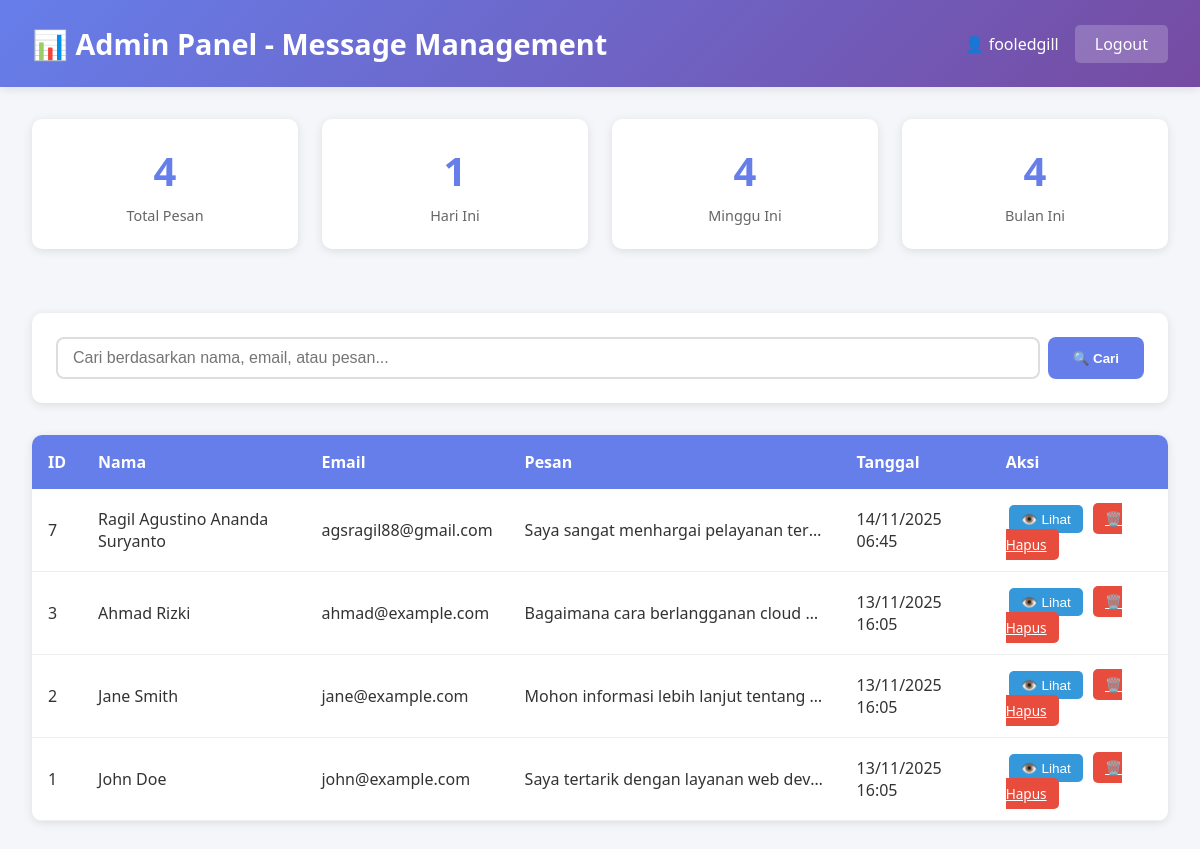
Page /admin.php (signed in) on the committed database.
### tables this page shows
CREATE TABLE `contacts` (
  `id` int(11) NOT NULL,
  `name` varchar(100) NOT NULL,
  `email` varchar(100) NOT NULL,
  `message` text NOT NULL,
  `status` varchar(20) DEFAULT 'pending',
  `created_at` datetime NOT NULL
);

### admin.php (the view, shortened to what this page needs)
<?php
$db_host = "localhost";
$db_user = "root";
$db_pass = "";
$db_name = "company_db";
$conn = new mysqli($db_host, $db_user, $db_pass, $db_name);
$is_logged_in = isset($_SESSION['admin_logged_in']) && $_SESSION['admin_logged_in'] === true;
$page = isset($_GET['page']) ? (int)$_GET['page'] : 1;
$per_page = 10;
$offset = ($page - 1) * $per_page;
$search = isset($_GET['search']) ? $conn->real_escape_string($_GET['search']) : '';
$where_clause = $search ? "WHERE name LIKE '%$search%' OR email LIKE '%$search%' OR message LIKE '%$search%'" : '';
$sql = "SELECT * FROM contacts $where_clause ORDER BY created_at DESC LIMIT $offset, $per_page";
$result = $conn->query($sql);
$stats_sql = "SELECT
    COUNT(*) as total,
    COUNT(CASE WHEN DATE(created_at) = CURDATE() THEN 1 END) as today,
    COUNT(CASE WHEN WEEK(created_at) = WEEK(CURDATE()) THEN 1 END) as this_week,
    COUNT(CASE WHEN MONTH(created_at) = MONTH(CURDATE()) THEN 1 END) as this_month
    FROM contacts";
$stats = $conn->query($stats_sql)->fetch_assoc();
?>
<!DOCTYPE html>
<html lang="id">
<head>
</head>
<body>
<?php if (!$is_logged_in): ?>
    <div class="login-container">
        <div class="login-box">
            <h2>🔐 Admin Login</h2>
            <?php if (isset($login_error)): ?>
                <div class="error-msg"><?php echo $login_error; ?></div>
            <?php endif; ?>
            <form method="POST">
                <div class="form-group">
                    <label>Username</label>
                    <input type="text" name="username" required>
                </div>
                <div class="form-group">
                    <label>Password</label>
                    <input type="password" name="password" required>
                </div>
                <button type="submit" name="login" class="btn-login">Login</button>
            </form>
            <p style="text-align: center; margin-top: 1rem; color: #999; font-size: 0.9rem;">
                Default: admin / admin123
            </p>
        </div>
    </div>
<?php else: ?>
    <div class="admin-header">
        <h1>📊 Admin Panel - Message Management</h1>
        <div class="admin-info">
            <span>👤 <?php echo htmlspecialchars($_SESSION['admin_username']); ?></span>
            <a href="?logout=1" class="btn-logout">Logout</a>
        </div>
    </div>
    <div class="stats-container">
        <div class="stat-card">
            <div class="number"><?php echo $stats['total']; ?></div>
            <div class="label">Total Pesan</div>
        </div>
        <div class="stat-card">
            <div class="number"><?php echo $stats['today']; ?></div>
            <div class="label">Hari Ini</div>
        </div>
        <div class="stat-card">
            <div class="number"><?php echo $stats['this_week']; ?></div>
            <div class="label">Minggu Ini</div>
        </div>
        <div class="stat-card">
            <div class="number"><?php echo $stats['this_month']; ?></div>
            <div class="label">Bulan Ini</div>
        </div>
    </div>
    <div class="main-content">
        <div class="controls">
            <form method="GET" class="search-box">
                <input type="text" name="search" placeholder="Cari berdasarkan nama, email, atau pesan..."
                       value="<?php echo htmlspecialchars($search); ?>">
                <button type="submit" class="btn-search">🔍 Cari</button>
            </form>
        </div>
        <div class="messages-container">
            <table>
                <thead>
                    <tr>
                        <th>ID</th>
                        <th>Nama</th>
                        <th>Email</th>
                        <th>Pesan</th>
                        <th>Tanggal</th>
                        <th>Aksi</th>
                    </tr>
                </thead>
                <tbody>
                    <?php if ($result && $result->num_rows > 0): ?>
                        <?php while($row = $result->fetch_assoc()): ?>
                            <tr>
                                <td><?php echo $row['id']; ?></td>
                                <td><?php echo htmlspecialchars($row['name']); ?></td>
                                <td><?php echo htmlspecialchars($row['email']); ?></td>
                                <td>
                                    <div class="message-preview">
                                        <?php echo htmlspecialchars($row['message']); ?>
                                    </div>
                                </td>
                                <td><?php echo date('d/m/Y H:i', strtotime($row['created_at'])); ?></td>
                                <td>
                                    <button class="btn-action btn-view"
                                            onclick="viewMessage(<?php echo $row['id']; ?>,
                                                    '<?php echo htmlspecialchars(addslashes($row['name'])); ?>',
                                                    '<?php echo htmlspecialchars(addslashes($row['email'])); ?>',
                                                    '<?php echo htmlspecialchars(addslashes($row['message'])); ?>',
                                                    '<?php echo $row['created_at']; ?>')">
                                        👁️ Lihat
                                    </button>
                                    <a href="?delete=<?php echo $row['id']; ?>"
                                       class="btn-action btn-delete"
                                       onclick="return confirm('Yakin ingin menghapus pesan ini?')">
                                        🗑️ Hapus
                                    </a>
                                </td>
                            </tr>
                        <?php endwhile; ?>
                    <?php endif; ?>
                </tbody>
            </table>
        </div>
    </div>
<?php endif; ?>
</body>
</html>

### admin.php (style rules this page uses)
* { margin: 0; padding: 0; box-sizing: border-box; }
body { font-family: 'Segoe UI', Tahoma, Geneva, Verdana, sans-serif; background: #f5f6fa; color: #333; }
.admin-header { background: linear-gradient(135deg, #667eea 0%, #764ba2 100%); color: white; padding: 1.5rem 2rem; display: flex; justify-content: space-between; align-items: center; box-shadow: 0 2px 10px rgba(0,0,0,0.1); }
.admin-header h1 { font-size: 1.8rem; }
.admin-info { display: flex; align-items: center; gap: 1rem; }
.btn-logout { padding: 8px 20px; background: rgba(255,255,255,0.2); color: white; text-decoration: none; border-radius: 5px; transition: background 0.3s; }
.stats-container { display: grid; grid-template-columns: repeat(auto-fit, minmax(200px, 1fr)); gap: 1.5rem; padding: 2rem; max-width: 1400px; margin: 0 auto; }
.stat-card { background: white; padding: 1.5rem; border-radius: 10px; box-shadow: 0 2px 10px rgba(0,0,0,0.1); text-align: center; }
.stat-card .number { font-size: 2.5rem; font-weight: bold; color: #667eea; margin-bottom: 0.5rem; }
.stat-card .label { color: #666; font-size: 0.9rem; }
.main-content { max-width: 1400px; margin: 0 auto; padding: 2rem; }
.controls { background: white; padding: 1.5rem; border-radius: 10px; margin-bottom: 2rem; box-shadow: 0 2px 10px rgba(0,0,0,0.1); display: flex; gap: 1rem; align-items: center; }
.search-box { flex: 1; display: flex; gap: 0.5rem; }
.search-box input { flex: 1; padding: 10px 15px; border: 2px solid #ddd; border-radius: 8px; font-size: 1rem; }
.btn-search { padding: 10px 25px; background: #667eea; color: white; border: none; border-radius: 8px; cursor: pointer; font-weight: bold; }
.messages-container { background: white; border-radius: 10px; box-shadow: 0 2px 10px rgba(0,0,0,0.1); overflow: hidden; }
table { width: 100%; border-collapse: collapse; }
thead { background: #667eea; color: white; }
th { padding: 1rem; text-align: left; font-weight: 600; }
td { padding: 1rem; border-bottom: 1px solid #eee; }
.message-preview { max-width: 300px; overflow: hidden; text-overflow: ellipsis; white-space: nowrap; }
.btn-action { padding: 6px 12px; margin: 0 3px; border: none; border-radius: 5px; cursor: pointer; font-size: 0.85rem; transition: transform 0.2s; }
.btn-view { background: #3498db; color: white; }
.btn-delete { background: #e74c3c; color: white; }

### rows in the picture
contacts: id "7", name "Ragil Agustino Ananda Suryanto", email "agsragil88@gmail.com", message "Saya sangat menhargai pelayanan ter…", created_at "14/11/2025 06:45"
contacts: id "3", name "Ahmad Rizki", email "ahmad@example.com", message "Bagaimana cara berlangganan cloud…", created_at "13/11/2025 16:05"
contacts: id "2", name "Jane Smith", email "jane@example.com", message "Mohon informasi lebih lanjut tentang…", created_at "13/11/2025 16:05"
contacts: id "1", name "John Doe", email "john@example.com", message "Saya tertarik dengan layanan web dev…", created_at "13/11/2025 16:05"

### other values in the picture
$_SESSION['admin_username'] "fooledgill"
$stats['total'] "4"
$stats['today'] "1"
$stats['this_week'] "4"
$stats['this_month'] "4"
